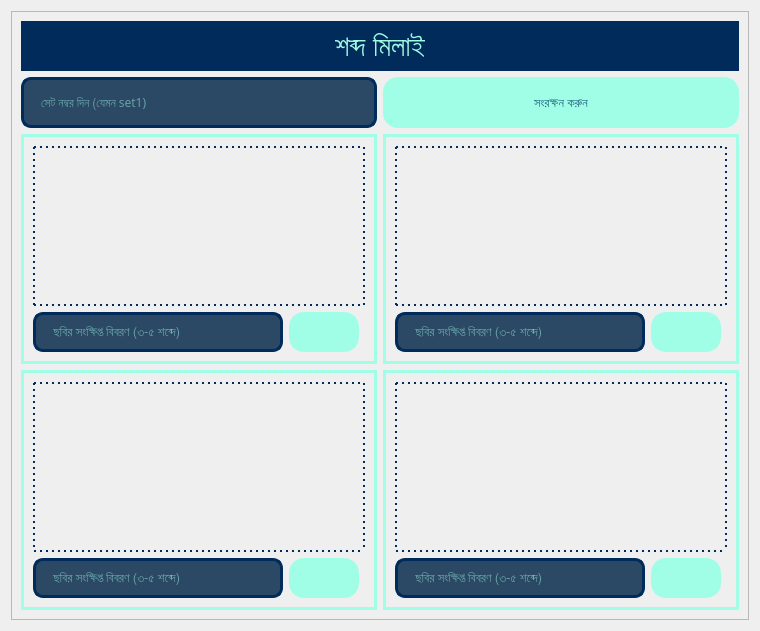
                   <widget class="QWidget" name="matching_page">
                    <layout class="QGridLayout" name="gridLayout_14">
                     <item row="0" column="0">
                      <widget class="QFrame" name="puzzle_pic_frame">
                       <property name="styleSheet">
                        <string notr="true"/>
                       </property>
                       <property name="frameShape">
                        <enum>QFrame::StyledPanel</enum>
                       </property>
                       <property name="frameShadow">
                        <enum>QFrame::Raised</enum>
                       </property>
                       <layout class="QGridLayout" name="gridLayout_22">
                        <item row="2" column="1">
                         <widget class="QFrame" name="frame_6">
                          <property name="minimumSize">
                           <size>
                            <width>331</width>
                            <height>230</height>
                           </size>
                          </property>
                          <property name="maximumSize">
                           <size>
                            <width>16777215</width>
                            <height>16777215</height>
                           </size>
                          </property>
                          <property name="styleSheet">
                           <string notr="true">border: 3px solid rgb(160, 253, 230);</string>
                          </property>
                          <property name="frameShape">
                           <enum>QFrame::StyledPanel</enum>
                          </property>
                          <property name="frameShadow">
                           <enum>QFrame::Raised</enum>
                          </property>
                          <layout class="QGridLayout" name="gridLayout_19">
                           <item row="1" column="0">
                            <widget class="QLineEdit" name="task_matching_img_desc_edit_2">
                             <property name="minimumSize">
                              <size>
                               <width>250</width>
                               <height>40</height>
                              </size>
                             </property>
                             <property name="font">
                              <font>
                               <family>Hind Siliguri Medium</family>
                               <pointsize>10</pointsize>
                              </font>
                             </property>
                             <property name="styleSheet">
                              <string notr="true">background-color:  rgb(43, 72, 101);
border: 3px solid rgb(0, 43, 91);
padding-left: 15px;
border-radius: 10px;
color: rgb(160, 253, 230);</string>
                             </property>
                             <property name="placeholderText">
                              <string>ছবির সংক্ষিপ্ত বিবরণ (৩-৫ শব্দে)</string>
                             </property>
                            </widget>
                           </item>
                           <item row="1" column="1">
                            <widget class="QPushButton" name="task_matching_img_add_btn_2">
                             <property name="minimumSize">
                              <size>
                               <width>50</width>
                               <height>40</height>
                              </size>
                             </property>
                             <property name="font">
                              <font>
                               <pointsize>18</pointsize>
                               <weight>75</weight>
                               <bold>true</bold>
                              </font>
                             </property>
                             <property name="cursor">
                              <cursorShape>PointingHandCursor</cursorShape>
                             </property>
                             <property name="styleSheet">
                              <string notr="true">QPushButton {
background-color: rgb(160, 253, 230);
color:  #256D85 ;
border-radius: 15px;
}

QPushButton::hover:!pressed {
	
	background-color: rgb(143, 227, 207);
	color: #2B4865;

}</string>
                             </property>
                             <property name="text">
                              <string/>
                             </property>
                             <property name="icon">
                              <iconset>
                               <normaloff>../Images/add_image_2.png</normaloff>../Images/add_image_2.png</iconset>
                             </property>
                             <property name="iconSize">
                              <size>
                               <width>30</width>
                               <height>30</height>
                              </size>
                             </property>
                            </widget>
                           </item>
                           <item row="0" column="0" colspan="3">
                            <widget class="QLabel" name="task_matching_img_view_lbl_2">
                             <property name="minimumSize">
                              <size>
                               <width>301</width>
                               <height>140</height>
                              </size>
                             </property>
                             <property name="font">
                              <font>
                               <pointsize>22</pointsize>
                              </font>
                             </property>
                             <property name="styleSheet">
                              <string notr="true">border: 2px dotted rgb(0, 43, 91);</string>
                             </property>
                             <property name="text">
                              <string/>
                             </property>
                             <property name="pixmap">
                              <pixmap>../Images/image_template.png</pixmap>
                             </property>
                             <property name="alignment">
                              <set>Qt::AlignCenter</set>
                             </property>
                            </widget>
                           </item>
                          </layout>
                         </widget>
                        </item>
                        <item row="3" column="0">
                         <widget class="QFrame" name="frame_7">
                          <property name="minimumSize">
                           <size>
                            <width>331</width>
                            <height>240</height>
                           </size>
                          </property>
                          <property name="maximumSize">
                           <size>
                            <width>16777215</width>
                            <height>16777215</height>
                           </size>
                          </property>
                          <property name="styleSheet">
                           <string notr="true">border: 3px solid rgb(160, 253, 230);</string>
                          </property>
                          <property name="frameShape">
                           <enum>QFrame::StyledPanel</enum>
                          </property>
                          <property name="frameShadow">
                           <enum>QFrame::Raised</enum>
                          </property>
                          <layout class="QGridLayout" name="gridLayout_20">
                           <item row="1" column="0">
                            <widget class="QLineEdit" name="task_matching_img_desc_edit_3">
                             <property name="minimumSize">
                              <size>
                               <width>250</width>
                               <height>40</height>
                              </size>
                             </property>
                             <property name="font">
                              <font>
                               <family>Hind Siliguri Medium</family>
                               <pointsize>10</pointsize>
                              </font>
                             </property>
                             <property name="styleSheet">
                              <string notr="true">background-color:  rgb(43, 72, 101);
border: 3px solid rgb(0, 43, 91);
padding-left: 15px;
border-radius: 10px;
color: rgb(160, 253, 230);</string>
                             </property>
                             <property name="placeholderText">
                              <string>ছবির সংক্ষিপ্ত বিবরণ (৩-৫ শব্দে)</string>
                             </property>
                            </widget>
                           </item>
                           <item row="1" column="1">
                            <widget class="QPushButton" name="task_matching_img_add_btn_3">
                             <property name="minimumSize">
                              <size>
                               <width>50</width>
                               <height>40</height>
                              </size>
                             </property>
                             <property name="font">
                              <font>
                               <pointsize>18</pointsize>
                               <weight>75</weight>
                               <bold>true</bold>
                              </font>
                             </property>
                             <property name="cursor">
                              <cursorShape>PointingHandCursor</cursorShape>
                             </property>
                             <property name="styleSheet">
                              <string notr="true">QPushButton {
background-color: rgb(160, 253, 230);
color:  #256D85 ;
border-radius: 15px;
}

QPushButton::hover:!pressed {
	
	background-color: rgb(143, 227, 207);
	color: #2B4865;

}</string>
                             </property>
                             <property name="text">
                              <string/>
                             </property>
                             <property name="icon">
                              <iconset>
                               <normaloff>../Images/add_image_2.png</normaloff>../Images/add_image_2.png</iconset>
                             </property>
                             <property name="iconSize">
                              <size>
                               <width>30</width>
                               <height>30</height>
                              </size>
                             </property>
                            </widget>
                           </item>
                           <item row="0" column="0" colspan="3">
                            <widget class="QLabel" name="task_matching_img_view_lbl_3">
                             <property name="minimumSize">
                              <size>
                               <width>301</width>
                               <height>155</height>
                              </size>
                             </property>
                             <property name="font">
                              <font>
                               <pointsize>22</pointsize>
                              </font>
                             </property>
                             <property name="styleSheet">
                              <string notr="true">border: 2px dotted rgb(0, 43, 91);</string>
                             </property>
                             <property name="text">
                              <string/>
                             </property>
                             <property name="pixmap">
                              <pixmap>../Images/image_template.png</pixmap>
                             </property>
                             <property name="alignment">
                              <set>Qt::AlignCenter</set>
                             </property>
                            </widget>
                           </item>
                          </layout>
                         </widget>
                        </item>
                        <item row="3" column="1">
                         <widget class="QFrame" name="frame_8">
                          <property name="minimumSize">
                           <size>
                            <width>331</width>
                            <height>240</height>
                           </size>
                          </property>
                          <property name="maximumSize">
                           <size>
                            <width>16777215</width>
                            <height>16777215</height>
                           </size>
                          </property>
                          <property name="styleSheet">
                           <string notr="true">border: 3px solid rgb(160, 253, 230);</string>
                          </property>
                          <property name="frameShape">
                           <enum>QFrame::StyledPanel</enum>
                          </property>
                          <property name="frameShadow">
                           <enum>QFrame::Raised</enum>
                          </property>
                          <layout class="QGridLayout" name="gridLayout_21">
                           <item row="1" column="0">
                            <widget class="QLineEdit" name="task_matching_img_desc_edit_4">
                             <property name="minimumSize">
                              <size>
                               <width>250</width>
                               <height>40</height>
                              </size>
                             </property>
                             <property name="font">
                              <font>
                               <family>Hind Siliguri Medium</family>
                               <pointsize>10</pointsize>
                              </font>
                             </property>
                             <property name="styleSheet">
                              <string notr="true">background-color:  rgb(43, 72, 101);
border: 3px solid rgb(0, 43, 91);
padding-left: 15px;
border-radius: 10px;
color: rgb(160, 253, 230);</string>
                             </property>
                             <property name="placeholderText">
                              <string>ছবির সংক্ষিপ্ত বিবরণ (৩-৫ শব্দে)</string>
                             </property>
                            </widget>
                           </item>
                           <item row="1" column="1">
                            <widget class="QPushButton" name="task_matching_img_add_btn_4">
                             <property name="minimumSize">
                              <size>
                               <width>50</width>
                               <height>40</height>
                              </size>
                             </property>
                             <property name="font">
                              <font>
                               <pointsize>18</pointsize>
                               <weight>75</weight>
                               <bold>true</bold>
                              </font>
                             </property>
                             <property name="cursor">
                              <cursorShape>PointingHandCursor</cursorShape>
                             </property>
                             <property name="styleSheet">
                              <string notr="true">QPushButton {
background-color: rgb(160, 253, 230);
color:  #256D85 ;
border-radius: 15px;
}

QPushButton::hover:!pressed {
	
	background-color: rgb(143, 227, 207);
	color: #2B4865;

}</string>
                             </property>
                             <property name="text">
                              <string/>
                             </property>
                             <property name="icon">
                              <iconset>
                               <normaloff>../Images/add_image_2.png</normaloff>../Images/add_image_2.png</iconset>
                             </property>
                             <property name="iconSize">
                              <size>
                               <width>30</width>
                               <height>30</height>
                              </size>
                             </property>
                            </widget>
                           </item>
                           <item row="0" column="0" colspan="3">
                            <widget class="QLabel" name="task_matching_img_view_lbl_4">
                             <property name="minimumSize">
                              <size>
                               <width>301</width>
                               <height>150</height>
                              </size>
                             </property>
                             <property name="font">
                              <font>
                               <pointsize>22</pointsize>
                              </font>
                             </property>
                             <property name="styleSheet">
                              <string notr="true">border: 2px dotted rgb(0, 43, 91);</string>
                             </property>
                             <property name="text">
                              <string/>
                             </property>
                             <property name="pixmap">
                              <pixmap>../Images/image_template.png</pixmap>
                             </property>
                             <property name="alignment">
                              <set>Qt::AlignCenter</set>
                             </property>
                            </widget>
                           </item>
                          </layout>
                         </widget>
                        </item>
                        <item row="2" column="0">
                         <widget class="QFrame" name="frame_5">
                          <property name="minimumSize">
                           <size>
                            <width>331</width>
                            <height>230</height>
                           </size>
                          </property>
                          <property name="maximumSize">
                           <size>
                            <width>16777215</width>
                            <height>16777215</height>
                           </size>
                          </property>
                          <property name="styleSheet">
                           <string notr="true">border: 3px solid rgb(160, 253, 230);</string>
                          </property>
                          <property name="frameShape">
                           <enum>QFrame::StyledPanel</enum>
                          </property>
                          <property name="frameShadow">
                           <enum>QFrame::Raised</enum>
                          </property>
                          <layout class="QGridLayout" name="gridLayout_18">
                           <item row="1" column="1">
                            <widget class="QPushButton" name="task_matching_img_add_btn_1">
                             <property name="minimumSize">
                              <size>
                               <width>50</width>
                               <height>40</height>
                              </size>
                             </property>
                             <property name="font">
                              <font>
                               <pointsize>18</pointsize>
                               <weight>75</weight>
                               <bold>true</bold>
                              </font>
                             </property>
                             <property name="cursor">
                              <cursorShape>PointingHandCursor</cursorShape>
                             </property>
                             <property name="styleSheet">
                              <string notr="true">QPushButton {
background-color: rgb(160, 253, 230);
color:  #256D85 ;
border-radius: 15px;
}

QPushButton::hover:!pressed {
	
	background-color: rgb(143, 227, 207);
	color: #2B4865;

}</string>
                             </property>
                             <property name="text">
                              <string/>
                             </property>
                             <property name="icon">
                              <iconset>
                               <normaloff>../Images/add_image_2.png</normaloff>../Images/add_image_2.png</iconset>
                             </property>
                             <property name="iconSize">
                              <size>
                               <width>40</width>
                               <height>30</height>
                              </size>
                             </property>
                            </widget>
                           </item>
                           <item row="1" column="0">
                            <widget class="QLineEdit" name="task_matching_img_desc_edit_1">
                             <property name="minimumSize">
                              <size>
                               <width>250</width>
                               <height>40</height>
                              </size>
                             </property>
                             <property name="font">
                              <font>
                               <family>Hind Siliguri Medium</family>
                               <pointsize>10</pointsize>
                              </font>
                             </property>
                             <property name="styleSheet">
                              <string notr="true">background-color:  rgb(43, 72, 101);
border: 3px solid rgb(0, 43, 91);
padding-left: 15px;
border-radius: 10px;
color: rgb(160, 253, 230);</string>
                             </property>
                             <property name="placeholderText">
                              <string>ছবির সংক্ষিপ্ত বিবরণ (৩-৫ শব্দে)</string>
                             </property>
                            </widget>
                           </item>
                           <item row="0" column="0" colspan="3">
                            <widget class="QLabel" name="task_matching_img_view_lbl_1">
                             <property name="minimumSize">
                              <size>
                               <width>301</width>
                               <height>140</height>
                              </size>
                             </property>
                             <property name="font">
                              <font>
                               <pointsize>22</pointsize>
                              </font>
                             </property>
                             <property name="styleSheet">
                              <string notr="true">border: 2px dotted rgb(0, 43, 91);</string>
                             </property>
                             <property name="text">
                              <string/>
                             </property>
                             <property name="pixmap">
                              <pixmap>../Images/image_template.png</pixmap>
                             </property>
                             <property name="alignment">
                              <set>Qt::AlignCenter</set>
                             </property>
                            </widget>
                           </item>
                          </layout>
                         </widget>
                        </item>
                        <item row="0" column="0" colspan="2">
                         <widget class="QLabel" name="label_10">
                          <property name="minimumSize">
                           <size>
                            <width>0</width>
                            <height>50</height>
                           </size>
                          </property>
                          <property name="maximumSize">
                           <size>
                            <width>16777215</width>
                            <height>50</height>
                           </size>
                          </property>
                          <property name="font">
                           <font>
                            <pointsize>21</pointsize>
                           </font>
                          </property>
                          <property name="styleSheet">
                           <string notr="true">color: rgb(159, 251, 228);
background-color: rgb(0, 43, 91);</string>
                          </property>
                          <property name="text">
                           <string>শব্দ মিলাই</string>
                          </property>
                          <property name="alignment">
                           <set>Qt::AlignCenter</set>
                          </property>
                         </widget>
                        </item>
                        <item row="1" column="0">
                         <widget class="QLineEdit" name="task_matching_set_edit">
                          <property name="minimumSize">
                           <size>
                            <width>326</width>
                            <height>51</height>
                           </size>
                          </property>
                          <property name="font">
                           <font>
                            <family>Hind Siliguri</family>
                            <pointsize>9</pointsize>
                            <weight>50</weight>
                            <bold>false</bold>
                           </font>
                          </property>
                          <property name="styleSheet">
                           <string notr="true">background-color:  rgb(43, 72, 101);
border: 3px solid rgb(0, 43, 91);
padding-left: 15px;
border-radius: 10px;
color: rgb(160, 253, 230);</string>
                          </property>
                          <property name="placeholderText">
                           <string>সেট নম্বর দিন (যেমন set1)</string>
                          </property>
                         </widget>
                        </item>
                        <item row="1" column="1">
                         <widget class="QPushButton" name="task_matching_save_set_btn">
                          <property name="minimumSize">
                           <size>
                            <width>100</width>
                            <height>51</height>
                           </size>
                          </property>
                          <property name="font">
                           <font>
                            <family>Hind Siliguri Medium</family>
                            <pointsize>10</pointsize>
                            <weight>50</weight>
                            <bold>false</bold>
                           </font>
                          </property>
                          <property name="cursor">
                           <cursorShape>PointingHandCursor</cursorShape>
                          </property>
                          <property name="styleSheet">
                           <string notr="true">QPushButton {
background-color: rgb(160, 253, 230);
color:  #256D85 ;
border-radius: 15px;
}

QPushButton::hover:!pressed {
	
	background-color: rgb(143, 227, 207);
	color: #2B4865;

}</string>
                          </property>
                          <property name="text">
                           <string>সংরক্ষন করুন</string>
                          </property>
                         </widget>
                        </item>
                       </layout>
                      </widget>
                     </item>
                    </layout>
                   </widget>
